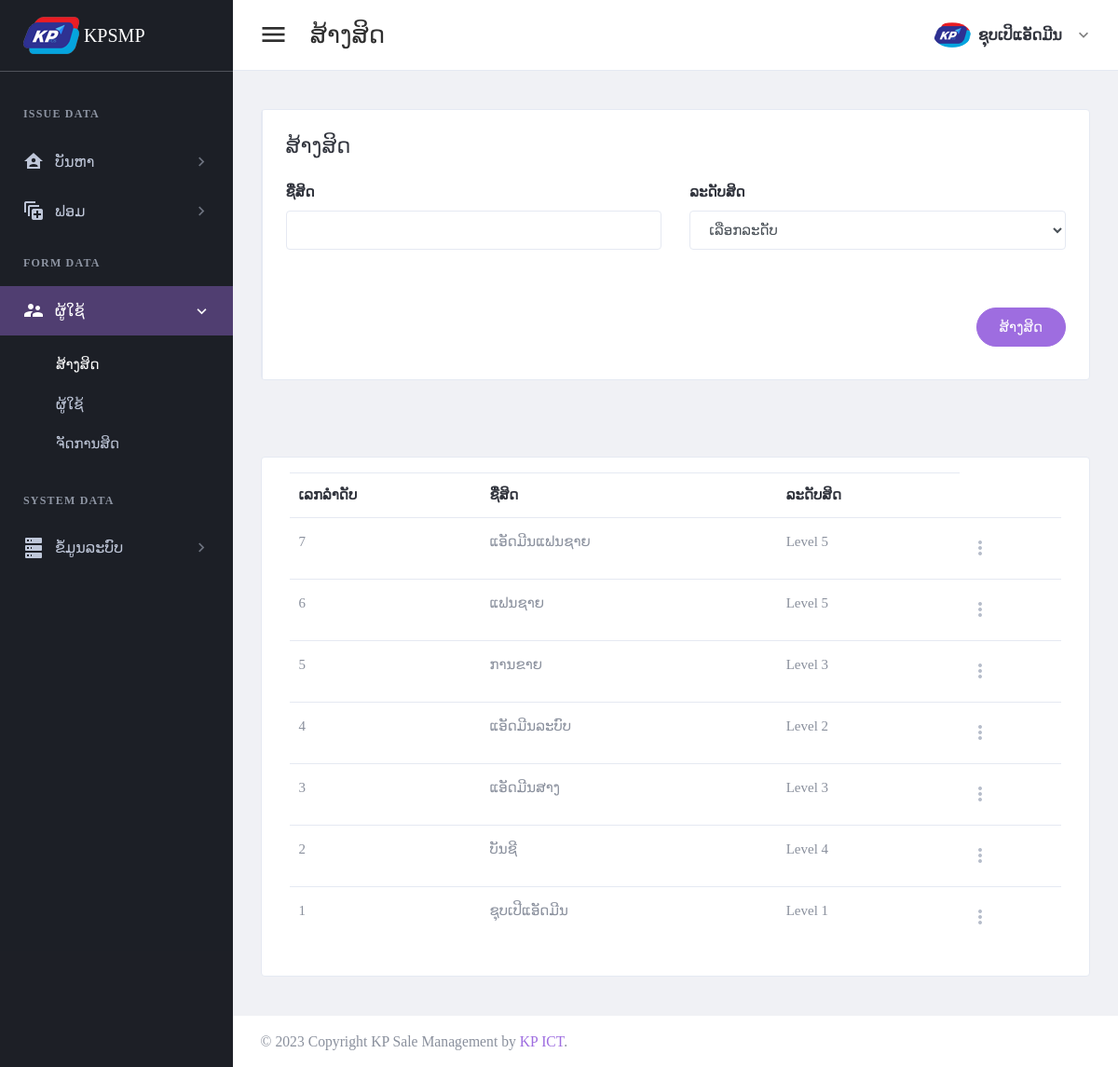
Before: /page/roles.php (signed in) with the older database file.
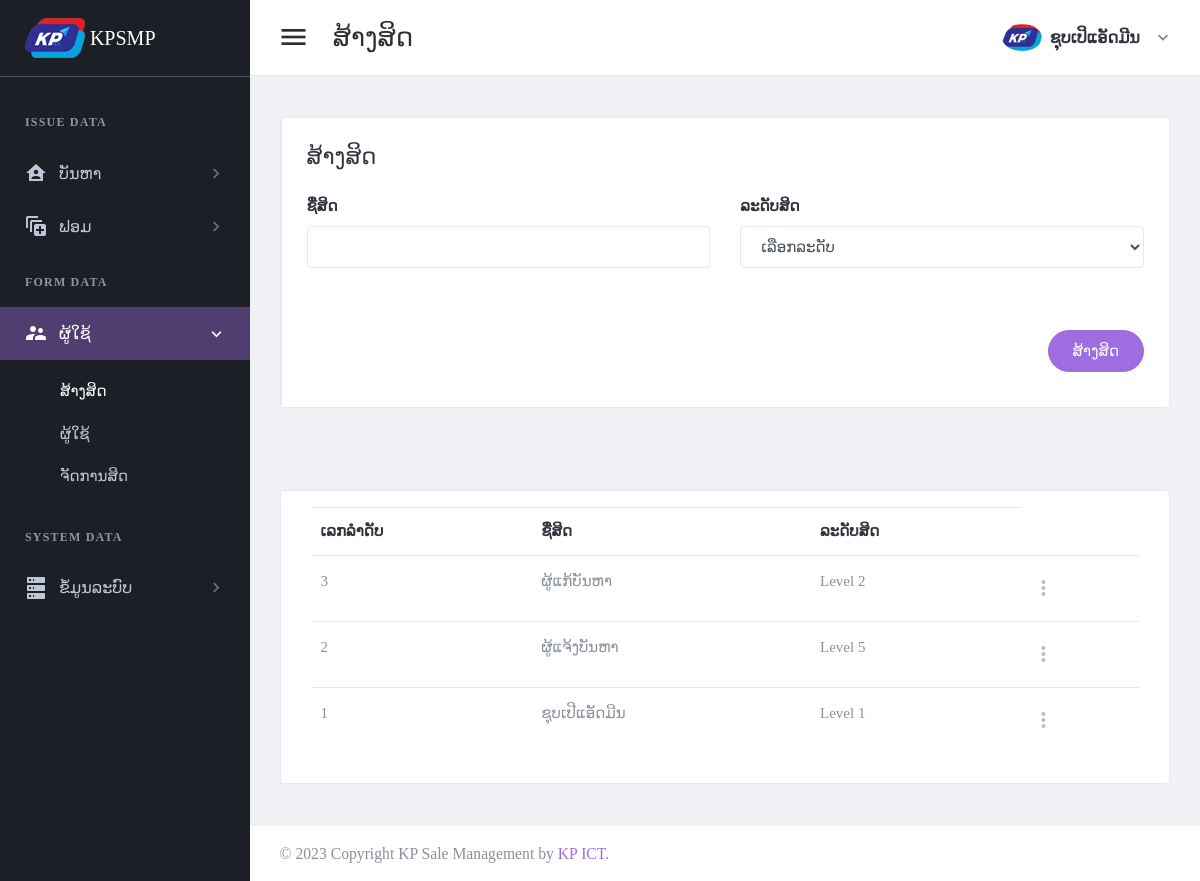
After: the same page with the newer database file.
### tables this page shows
CREATE TABLE `tbl_header_title` (
  `ht_id` int(11) NOT NULL,
  `ht_name` varchar(300) DEFAULT NULL
);

CREATE TABLE `tbl_sub_title` (
  `st_id` int(11) NOT NULL,
  `st_name` varchar(300) DEFAULT NULL,
  `icon_code` varchar(100) DEFAULT NULL,
  `ht_id` int(11) DEFAULT NULL
);

CREATE TABLE `tbl_page_title` (
  `pt_id` int(11) NOT NULL,
  `pt_name` varchar(300) DEFAULT NULL,
  `ptf_name` varchar(100) DEFAULT NULL,
  `st_id` int(11) DEFAULT NULL
);

CREATE TABLE `tbl_roles` (
  `r_id` int(11) NOT NULL,
  `role_name` varchar(150) DEFAULT NULL,
  `role_level` int(11) DEFAULT NULL
);

CREATE TABLE `tbl_role_level` (
  `rl_id` int(11) NOT NULL,
  `rl_name` varchar(90) DEFAULT NULL
);

### setting/checksession.php (called while the page is built, shortened)
<?php
	if($_SESSION['id_users'] == "" )
	{
	header("location:logout.php");
	}
	  else{
		$full_name = $_SESSION["full_name"];
		$role_id = $_SESSION["role_id"];
	}
?>

### page/roles.php (the view, shortened to what this page needs)
<?php
include("../setting/checksession.php");
include("../setting/conn.php");
$header_name = "ສ້າງສິດ";
$header_click = "3";
?>
<!DOCTYPE html>
<html lang="en" dir="ltr">
<head>
	<?php
	include("../setting/callcss.php");
	?>
</head>
<body class="navbar-fixed sidebar-fixed" id="body">
	<div class="wrapper">
		<?php include "menu.php"; ?>
		<div class="page-wrapper">
			<?php
			include "header.php";
			?>
			<div class="content-wrapper">
				<div class="content">
					<div class="email-wrapper rounded border bg-white">
						<div class="row no-gutters justify-content-center">
							<div class="col-xxl-12">
								<div class="email-right-column  email-body p-4 p-xl-5">
									<div class="email-body-head mb-5 ">
										<h4 class="text-dark">ສ້າງສິດ</h4>
									</div>
									<form method="post" id="addrole">
										<div class="row">
											<div class="col-lg-6">
												<div class="form-group">
													<label for="firstName">ຊື່ສິດ</label>
													<input type="text" class="form-control" id="role_name" name="role_name" required>
												</div>
											</div>
											<div class="form-group col-lg-6">
												<label class="text-dark font-weight-medium">ລະດັບສິດ</label>
												<div class="form-group">
													<select class=" form-control font" name="role_level" id="role_level">
														<option value=""> ເລືອກລະດັບ </option>
													</select>
												</div>
											</div>
										</div>
										<div class="d-flex justify-content-end mt-6">
											<button type="submit" class="btn btn-primary mb-2 btn-pill">ສ້າງສິດ</button>
										</div>
									</form>
								</div>
							</div>
						</div>
					</div>
				</div>
			</div>
			<div class="content-wrapper">
				<div class="content">
					<div class="card card-default">
						<div class="card-body">
							<table id="productsTable" class="table table-hover table-product" style="width:100%">
								<thead>
									<tr>
										<th>ເລກລຳດັບ</th>
										<th>ຊື່ສິດ</th>
										<th>ລະດັບສິດ</th>
									</tr>
								</thead>
								<tbody>
									<?php
									$stmt4 = $conn->prepare("select r_id,role_name, rl_name
									from tbl_roles a
									left join tbl_role_level b on a.role_level = b.rl_id order by r_id desc");
									$stmt4->execute();
									if ($stmt4->rowCount() > 0) {
										while ($row4 = $stmt4->fetch(PDO::FETCH_ASSOC)) {
											$r_id = $row4['r_id'];
											$role_name = $row4['role_name'];
									?>
											<tr>
												<td><?php echo "$r_id"; ?></td>
												<td><?php echo "$role_name"; ?></td>
												<td><?php echo $row4['rl_name']; ?></td>
												<td>
                                                    <div class="dropdown">
                                                        <a class="dropdown-toggle icon-burger-mini" href="#" role="button" id="dropdownMenuLink" data-toggle="dropdown" aria-haspopup="true" aria-expanded="false" data-display="static">
                                                        </a>
                                                    </div>
                                                </td>
											</tr>
									<?php
										}
									}
									?>
								</tbody>
							</table>
						</div>
					</div>
				</div>
			</div>
			<?php include "footer.php"; ?>
		</div>
	</div>
</body>
</html>

### setting/callcss.php (shortened to what this page needs)
<link href="../plugins/material/css/materialdesignicons.min.css" rel="stylesheet" />
<link href="../plugins/simplebar/simplebar.css" rel="stylesheet" />
<link href="../plugins/material/css/materialdesignicons.min.css" rel="stylesheet" />
<link href="../plugins/nprogress/nprogress.css" rel="stylesheet" />
<link id="main-css-href" rel="stylesheet" href="../css/3style.css" />
<link href="../plugins/prism/prism.css" rel="stylesheet" />
<link href="../plugins/DataTables/DataTables-1.10.18/css/jquery.dataTables.min.css" rel="stylesheet" />

### page/menu.php
<aside class="left-sidebar sidebar-dark" id="left-sidebar">
  <div id="sidebar" class="sidebar sidebar-with-footer">
    <div class="app-brand">
      <a href="index.php">
        <img src="../images/iconmenu.png" alt="Mono">
        <span class="brand-name"> KPSMP</span>
      </a>
    </div>
    <div class="sidebar-left" data-simplebar style="height: 100%;">
      <ul class="nav sidebar-inner" id="sidebar-menu">
        <?php
        $stmt = $conn->prepare(" SELECT distinct a.ht_id,ht_name
        FROM tbl_header_title a
        left join tbl_role_page b on a.ht_id = b.ht_id
        where role_id ='$role_id'
        order by  a.ht_id asc ");
        $stmt->execute();
        if ($stmt->rowCount() > 0) {
          while ($row = $stmt->fetch(PDO::FETCH_ASSOC)) {
            $ht_id = $row['ht_id'];
            $ht_name = $row['ht_name'];
        ?>
            <li class="section-title"> <?php echo "$ht_name"; ?></li>
            <?php
            $stmt1 = $conn->prepare("SELECT distinct a.st_id,st_name,role_id,icon_code
            FROM tbl_sub_title a
            left join tbl_role_page b on a.st_id = b.st_id
            where a.ht_id = '$ht_id' and role_id ='$role_id'
            order by a.st_id asc ");
            $stmt1->execute();
            if ($stmt1->rowCount() > 0) {
              while ($row1 = $stmt1->fetch(PDO::FETCH_ASSOC)) {
                $st_name = $row1['st_name'];
                $st_id = $row1['st_id'];
                $icon_code = $row1['icon_code'];
            ?>
                <li class='has-sub <?php if ($header_click == "$st_id") {  echo "active expand"; } ?>'>
                  <a class="sidenav-item-link" href="javascript:void(0)" data-toggle="collapse" data-target='#<?php echo "$st_name"; ?>' aria-expanded="false" aria-controls="<?php echo "$st_name"; ?>">
                    <i class="mdi <?php echo"$icon_code";?>"></i>
                    <span class="nav-text"> <?php echo "$st_name"; ?> </span> <b class="caret"></b>
                  </a>
                  <ul class='collapse <?php if ($header_click == "$st_id" ) { echo "show"; } ?>' id="<?php echo "$st_name"; ?>" data-parent="#sidebar-menu">
                    <div class="sub-menu">
                      <?php
                      $stmt2 = $conn->prepare(" SELECT pt_name,ptf_name
                      FROM tbl_page_title a
                      left join tbl_role_page b on a.pt_id = b.pt_id
                      where a.st_id = '$st_id' and role_id ='$role_id'
                      order by a.pt_id asc ");
                      $stmt2->execute();
                      if ($stmt2->rowCount() > 0) {
                        while ($row2 = $stmt2->fetch(PDO::FETCH_ASSOC)) {
                          $pt_name = $row2['pt_name'];
                      ?>
                          <li class="<?php if ($header_name ==  $row2['pt_name']) { echo "active"; } ?>">
                            <a class="sidenav-item-link" href='<?php echo $row2['ptf_name'] ?>'>
                              <span class="nav-text"><?php echo"$pt_name";?></span>
                            </a>
                          </li>
                      <?php
                        }
                      }
                      ?>
                    </div>
                  </ul>
              <?php
              }
            }
              ?>
                </li>
            <?php
          }
        }
            ?>
      </ul>
    </div>
  </div>
</aside>

### page/header.php (shortened to what this page needs)
<header class="main-header" id="header">
  <nav class="navbar navbar-expand-lg navbar-light" id="navbar">
    <button id="sidebar-toggler" class="sidebar-toggle">
    </button>
    <span class="page-title"><?php echo "$header_name"; ?></span>
    <div class="navbar-right ">
      <ul class="nav navbar-nav">
        <li class="dropdown user-menu">
          <button class="dropdown-toggle nav-link" data-toggle="dropdown">
            <img src="../images/iconmenu.png" class="user-image rounded-circle" alt="User Image" />
            <span class="d-none d-lg-inline-block"><?php echo "$full_name"; ?></span>
          </button>
        </li>
      </ul>
    </div>
  </nav>
</header>

### page/footer.php (shortened to what this page needs)
<footer class="footer mt-auto">
	<div class="copyright bg-white">
		<p>
			&copy; <span id="copy-year"></span> Copyright KP Sale Management by <a class="text-primary"> KP ICT</a>.
		</p>
	</div>
</footer>

Changed rows visible on the page:
removed tbl_roles: r_id "7", role_name "ແອັດມີນແຟນຊາຍ", tbl_role_level.rl_name "Level 5"
removed tbl_roles: r_id "6", role_name "ແຟນຊາຍ", tbl_role_level.rl_name "Level 5"
removed tbl_roles: r_id "5", role_name "ການຂາຍ", tbl_role_level.rl_name "Level 3"
removed tbl_roles: r_id "4", role_name "ແອັດມີນລະບົບ", tbl_role_level.rl_name "Level 2"
changed tbl_roles id 3: role_name "ແອັດມີນສາງ" → "ຜູ້ແກ້ບັນຫາ"; tbl_role_level.rl_name "Level 3" → "Level 2"
changed tbl_roles id 2: role_name "ບັນຊີ" → "ຜູ້ແຈ້ງບັນຫາ"; tbl_role_level.rl_name "Level 4" → "Level 5"
